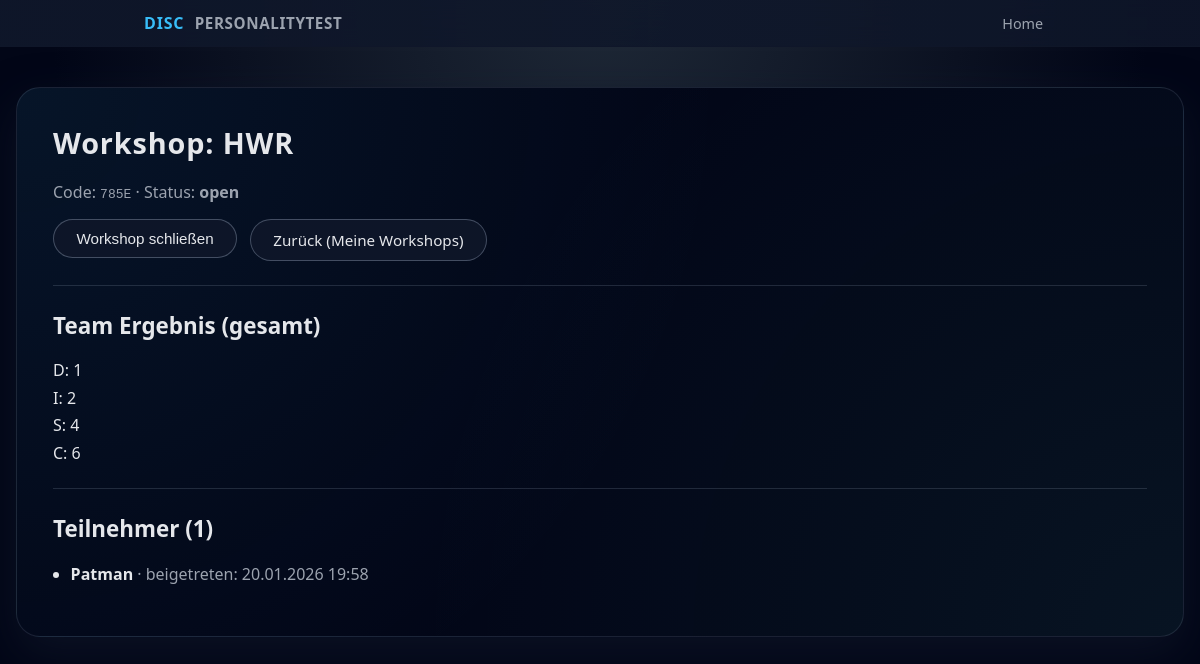
The app's page /workshops/785E/host (signed in) with its own data.
### models.py (models this page shows)
class Workshop(db.Model):
    __tablename__ = "workshops"
    id = db.Column(db.Integer, primary_key=True)
    code = db.Column(db.String(16), unique=True, nullable=False)
    title = db.Column(db.String(200), nullable=False)
    status = db.Column(db.String(20), default="open", nullable=False)
    created_at = db.Column(db.DateTime, default=datetime.utcnow, nullable=False)
    host_id = db.Column(db.Integer, db.ForeignKey("hosts.id"), nullable=False)
    host = db.relationship("Host", back_populates="workshops")
    participants = db.relationship("Participant", back_populates="workshop", cascade="all, delete-orphan")
    answers = db.relationship("Answer", back_populates="workshop", cascade="all, delete-orphan")

class Participant(db.Model):
    __tablename__ = "participants"
    id = db.Column(db.Integer, primary_key=True)
    name = db.Column(db.String(120), nullable=False)
    participant_token = db.Column(db.String(64), unique=True, nullable=False)
    joined_at = db.Column(db.DateTime, default=datetime.utcnow, nullable=False)
    workshop_id = db.Column(db.Integer, db.ForeignKey("workshops.id"), nullable=False)
    workshop = db.relationship("Workshop", back_populates="participants")
    answers = db.relationship("Answer", back_populates="participant", cascade="all, delete-orphan")

### app.py (the view)
@app.route("/workshops/<code>/host", methods=["GET"])
def host_dashboard(code):
    if not require_host_login():
        return redirect(url_for("login_get"))
    workshop = Workshop.query.filter_by(code=code, host_id=session["host_id"]).first_or_404()
    participants = Participant.query.filter_by(workshop_id=workshop.id).order_by(Participant.joined_at.asc()).all()
    team = {"D": 0, "I": 0, "S": 0, "C": 0}
    rows = (
        db.session.query(Question.dimension, func.sum(Answer.value))
        .join(Answer, Answer.question_id == Question.id)
        .filter(Answer.workshop_id == workshop.id)
        .group_by(Question.dimension)
        .all()
    )
    for dim, total in rows:
        team[dim] = int(total or 0)
    return render_template(
        "host_dashboard.html",
        workshop=workshop,
        participants=participants,
        team=team
    )

### app.py (called while the page is built)
def require_host_login():
    return "host_id" in session

### templates/host_dashboard.html
{% extends "base.html" %}
{% block content %}
<h1>Workshop: {{ workshop.title }}</h1>
<p>
  Code: <code>{{ workshop.code }}</code> · Status:
  <strong>{{ workshop.status }}</strong>
</p>
<div class="btn-row" style="margin-top: 1rem;">
  <form method="POST" action="{{ url_for('workshop_toggle', code=workshop.code) }}" style="margin:0;">
    {% if workshop.status == "open" %}
      <button class="btn btn-secondary" type="submit">Workshop schließen</button>
    {% else %}
      <button class="btn btn-primary" type="submit">Workshop öffnen</button>
    {% endif %}
  </form>
  <a class="btn btn-secondary" href="{{ url_for('dashboard') }}">Zurück (Meine Workshops)</a>
</div>
<hr style="margin: 1.5rem 0; border: 0; border-top: 1px solid rgba(148,163,184,0.2);">
<h2>Team Ergebnis (gesamt)</h2>
<ul class="results-list">
  <li>D: {{ team["D"] }}</li>
  <li>I: {{ team["I"] }}</li>
  <li>S: {{ team["S"] }}</li>
  <li>C: {{ team["C"] }}</li>
</ul>
<hr style="margin: 1.5rem 0; border: 0; border-top: 1px solid rgba(148,163,184,0.2);">
<h2>Teilnehmer ({{ participants|length }})</h2>
{% if participants|length == 0 %}
  <p>Noch keine Teilnehmer beigetreten.</p>
{% else %}
  <ul>
    {% for p in participants %}
      <li>
        <strong>{{ p.name }}</strong>
        <span style="color: var(--muted);">· beigetreten: {{ p.joined_at.strftime("%d.%m.%Y %H:%M") }}</span>
      </li>
    {% endfor %}
  </ul>
{% endif %}
{% endblock %}

### static/style.css (style rules this page uses)
:root { --bg: #0f172a; --bg-soft: #111827; --card-bg: #0b1120; --accent: #38bdf8; --accent-soft: rgba(56, 189, 248, 0.15); --accent-strong: #0ea5e9; --text: #e5e7eb; --muted: #9ca3af; --danger: #f97373; --border: #1f2937; --radius-lg: 18px; --radius-full: 999px; --shadow-soft: 0 18px 45px rgba(15, 23, 42, 0.65); --spacing: 1.25rem; --font-main: system-ui, -apple-system, BlinkMacSystemFont, "Segoe UI", sans-serif; }
*, *::before, *::after { box-sizing: border-box; }
body { margin: 0; min-height: 100vh; background: radial-gradient(circle at top, #1f2937 0, #020617 55%); color: var(--text); font-family: var(--font-main); display: flex; flex-direction: column; }
h1, h2, h3 { margin-top: 0; font-weight: 600; }
h1 { font-size: clamp(1.8rem, 2.2vw, 2.1rem); letter-spacing: 0.03em; }
h2 { font-size: clamp(1.4rem, 1.8vw, 1.7rem); }
p { margin: 0.3rem 0 0.8rem; color: var(--muted); }
ul { padding-left: 1.1rem; }
.btn-row { display: flex; flex-wrap: wrap; gap: 0.8rem; margin-top: 6.4rem; }
.btn { display: inline-flex; align-items: center; justify-content: center; padding: 0.6rem 1.4rem; border-radius: var(--radius-full); border: 1px solid transparent; font-size: 0.95rem; font-weight: 500; text-decoration: none; cursor: pointer; transition: transform 0.1s ease, box-shadow 0.15s ease, background 0.15s ease, border-color 0.15s ease; }
.btn-secondary { background: rgba(15, 23, 42, 0.9); color: var(--text); border-color: rgba(148, 163, 184, 0.4); }
form { margin-top: 1.2rem; display: flex; flex-direction: column; gap: 0.9rem; }
.results-list { list-style: none; padding-left: 0; margin-top: 1rem; }
.results-list li { margin-bottom: 0.35rem; }

### records on screen
Workshop: title "HWR", code "785E", status "open"
Participant: name "Patman", joined_at "20.01.2026 19:58"

### other values on screen
{{ team["D"] }} "1"
{{ team["I"] }} "2"
{{ team["S"] }} "4"
{{ team["C"] }} "6"
{{ participants|length }} "1"
